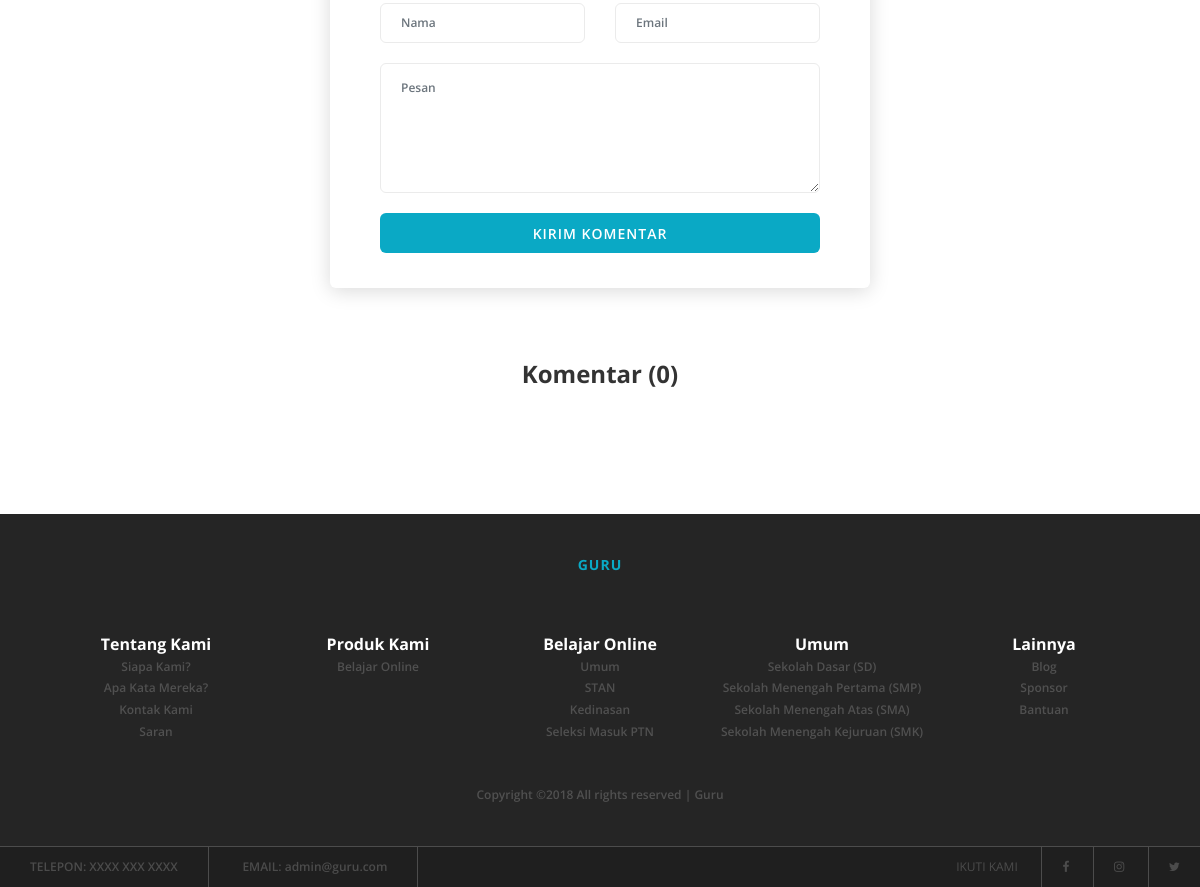
The app's page /blog-detail.php?code=AGAMA_ISLAM_SD (lower part), older data.
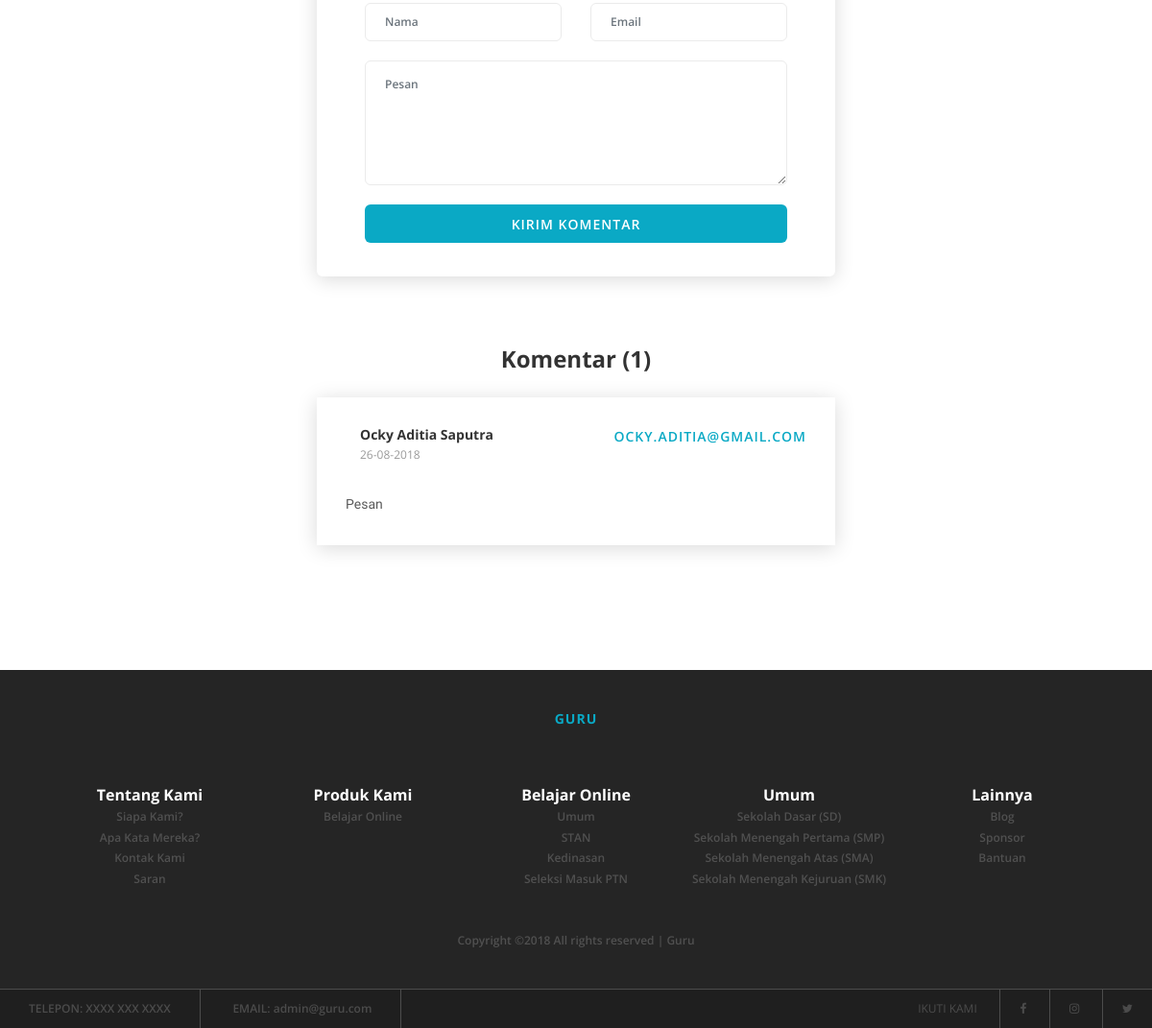
The same page, newer data.
### tables this page shows
CREATE TABLE IF NOT EXISTS `blog` (
`code` int(50) NOT NULL,
  `subject_code` varchar(50) NOT NULL,
  `name` varchar(250) NOT NULL,
  `email` varchar(250) NOT NULL,
  `date` varchar(50) NOT NULL,
  `comment` text NOT NULL
);

### blog-detail.php (the view, shortened to what this page needs)
<!DOCTYPE html>
<html lang="en">
<head>
	<?php
		include 'header.php';
	?>
</head>
<body>
	<?php
		if (isset($_GET['code'])) {
			$code = $_GET['code'];
		}
		$sql_data = "SELECT * FROM subjects WHERE code='$code'";
		if (!$result_data = $mysqli->query($sql_data)) {
			$message = "Error.";
		}
		while ($data = $result_data->fetch_assoc()) {
			$code = $data['code'];
		}
		$sql_data = "SELECT count(*) FROM blog WHERE subject_code='$code'";
		if (!$result_data = $mysqli->query($sql_data)) {
			$message = "Error.";
		}
		while ($data = $result_data->fetch_assoc()) {
			$count = $data['count(*)'];
		}
	?>
    <div class="blog-details-content section-padding-100">
        <div class="container">
            <div class="row justify-content-center">
                <div class="col-12 col-lg-6">
                    <div class="post-a-comments mb-70">
						<form action="query/admin-add-data-blog.php" method="post" enctype="multipart/form-data">
                            <div class="row">
                                <div class="col-12 col-lg-6">
                                    <div class="form-group">
                                        <input type="text" class="form-control" id="name" name="name" placeholder="Nama" required>
                                    </div>
                                </div>
                                <div class="col-12 col-lg-6">
                                    <div class="form-group">
                                        <input type="email" class="form-control" id="email" name="email" placeholder="Email" required>
                                    </div>
                                </div>
                                <div class="col-12">
                                    <div class="form-group">
                                        <textarea name="comment" class="form-control" id="comment" cols="30" rows="10" placeholder="Pesan"></textarea>
                                    </div>
                                </div>
                                <div class="col-12">
                                    <button class="btn clever-btn w-100">Kirim Komentar</button>
                                </div>
                            </div>
                        </form>
                    </div>
                </div>
            </div>
            <div class="row justify-content-center">
                <div class="col-12 col-lg-6">
                    <div class="comments-area">
                        <h4>Komentar (<?php echo $count; ?>)</h4>
                        <ol class="comments-list">
							<?php
								$sql_data = "SELECT * FROM blog WHERE subject_code='$code'";
								if (!$result_data = $mysqli->query($sql_data)) {
									$message = "Error.";
								}
								while ($data = $result_data->fetch_assoc()) {
									$name = $data['name'];
									$date = $data['date'];
									$email = $data['email'];
									$comment = $data['comment'];
							?>
                            <li class="single_comment_area mb-30">
                                <div class="single-comment-wrap">
                                    <div class="d-flex justify-content-between mb-30">
                                        <div class="comment-admin d-flex">
                                            <div class="text">
                                                <h6><?php echo $name; ?></h6>
                                                <span><?php echo $date; ?></span>
                                            </div>
                                        </div>
                                        <div class="reply">
                                            <a href="mailto:<?php echo $email; ?>"><?php echo $email; ?></a>
                                        </div>
                                    </div>
                                    <p><?php echo $comment; ?></p>
                                </div>
                            </li>
							<?php
								}
							?>
                        </ol>
                    </div>
                </div>
            </div>
        </div>
    </div>
    <footer class="footer-area">
        <?php
			include 'body-top-footer.php';
		?>
        <?php
			include 'body-bottom-footer.php';
		?>
    </footer>
</body>
</html>

Row changes from the older to the newer data that the page shows:
added blog: name "Ocky Aditia Saputra", date "26-08-2018", email "OCKY.ADITIA@GMAIL.COM", comment "Pesan"
Text that changed along with them:
$count: "0" → "1"
